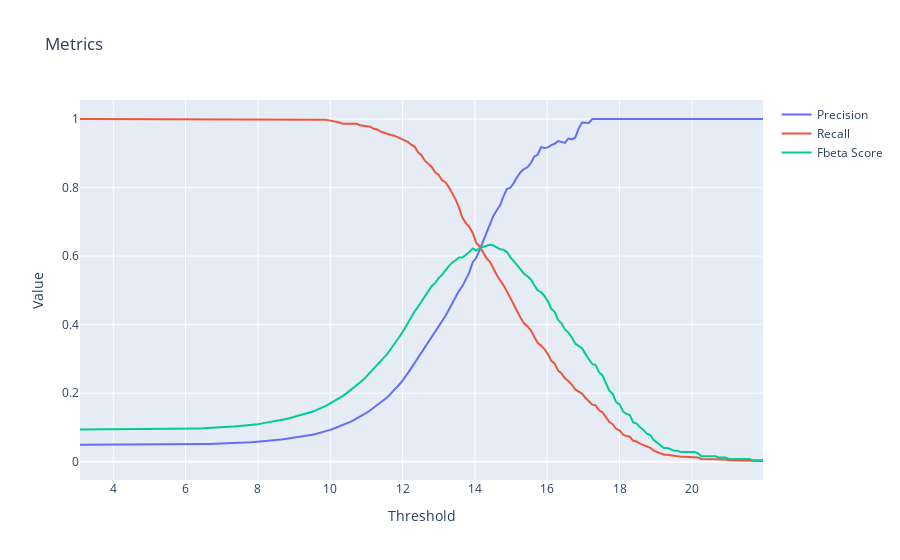

This figure's notebook cell:
### Code cell
# Use Plotly to plot the metrics， I need to plot the precision, recall and Fbeta score as functions of the threshold，use 3 subplots

# Prepare the data for plotting
# Precision
Precision = Metrics[:, 6]
# Recall
Recall = Metrics[:, 7]
# Fbeta Score
Fbeta_Score = Metrics[:, 8]
# Threshold
Threshold = Metrics[:, 1]

# Plot the metrics
fig_metrics = go.Figure()
fig_metrics.add_trace(go.Scatter(x = Threshold, y = Precision, mode = 'lines', name = 'Precision'))
fig_metrics.add_trace(go.Scatter(x = Threshold, y = Recall, mode = 'lines', name = 'Recall'))
fig_metrics.add_trace(go.Scatter(x = Threshold, y = Fbeta_Score, mode = 'lines', name = 'Fbeta Score'))
fig_metrics.update_layout(title = 'Metrics', xaxis_title = 'Threshold', yaxis_title = 'Value')
fig_metrics.show()

### Figure 1 — Plotly figure (JSON) as saved in the notebook; plotly's stock layout.template omitted (floating-point values rounded to 4 significant figures; data arrays with more than 128 entries replaced by an {"elided": "..."} marker saying what was removed)
{"data": [{"mode": "lines", "name": "Precision", "type": "scatter", "x": {"elided": "201 float values"}, "y": {"elided": "201 float values"}}, {"mode": "lines", "name": "Recall", "type": "scatter", "x": {"elided": "201 float values"}, "y": {"elided": "201 float values"}}, {"mode": "lines", "name": "Fbeta Score", "type": "scatter", "x": {"elided": "201 float values"}, "y": {"elided": "201 float values"}}], "layout": {"title": {"text": "Metrics"}, "xaxis": {"title": {"text": "Threshold"}}, "yaxis": {"title": {"text": "Value"}}}}
